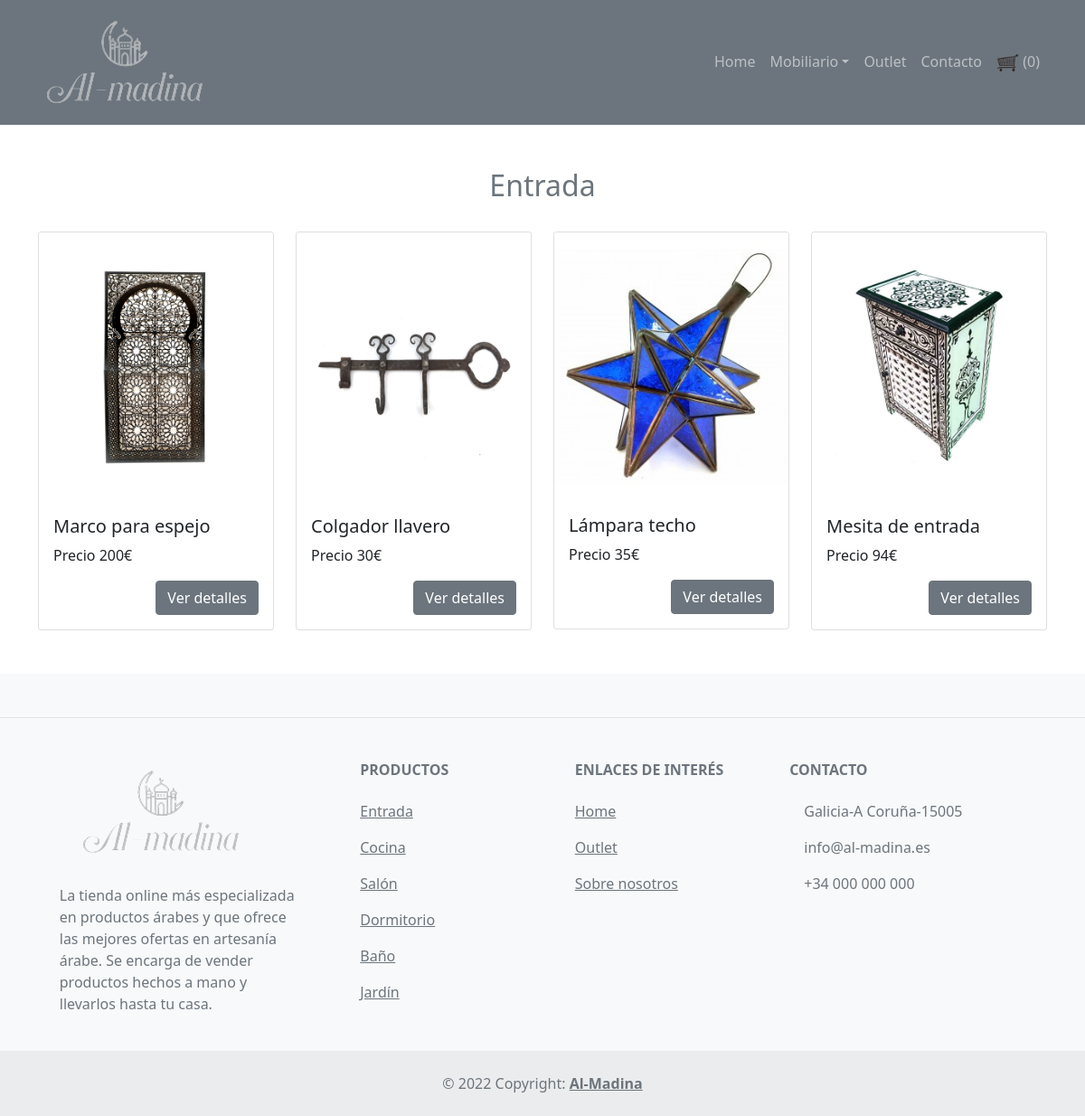
The page / on the database its author committed.
### tables this page shows
CREATE TABLE `products` (
  `PID` int(10) UNSIGNED NOT NULL,
  `PRODUCT` varchar(45) NOT NULL DEFAULT '',
  `PRICE` double DEFAULT NULL,
  `IMAGE` varchar(45) NOT NULL DEFAULT '',
  `DESCRIPTION` text DEFAULT NULL
);

### index.php (the view, shortened to what this page needs)
<?php
include "config.php";
$data=[];
$sql="select * from products";
$res=$con->query($sql);
if($res->num_rows>0){
	while($row=$res->fetch_assoc()){
		$data[]=$row;
	}
}
?>
<html>
<head>
	<link rel="stylesheet" href="https://maxcdn.bootstrapcdn.com/bootstrap/4.0.0/css/bootstrap.min.css">
</head>
<body>
	<?php include "navbar.php"; ?>
	<div class='container mt-5 pb-5'>
		<h2 class='text-muted mb-4 text-center'>Entrada</h2>
		<div class='row'>
			<?php foreach($data as $row): ?>
				<div class='col-md-3 mt-2'>
					<div class="card">
						<img class="card-img-top" src="images/<?php echo $row["IMAGE"]; ?>" >
						<div class="card-body">
							<h5 class="card-title"><?php echo $row["PRODUCT"]; ?></h5>
							<p class="card-text">
								Precio <?php echo $row["PRICE"]; ?>€
							</p>
							<a href="view_details.php?id=<?php echo $row["PID"]; ?>" class='btn btn-secondary float-right' >Ver detalles</a>
						</div>
					</div>
				</div>
			<?php endforeach; ?>
		</div>
	</div>
	<footer class="text-center text-lg-start bg-light text-muted">
		<section class="d-flex justify-content-center justify-content-lg-between p-4 border-bottom">
		</section>
		<section class="">
			<div class="container text-center text-md-start mt-5">
				<div class="row mt-3">
					<div class="col-md-3 col-lg-4 col-xl-3 mx-auto mb-4">
						<h6 class="text-uppercase fw-bold mb-4">
							<i class="fas fa-gem me-3"></i><img src="images/logo1.png">
						</h6>
						<p>
							La tienda online más especializada en productos árabes y que ofrece las mejores ofertas en artesanía árabe. Se encarga de vender productos hechos a mano y llevarlos hasta tu casa.
						</p>
					</div>
					<div class="col-md-2 col-lg-2 col-xl-2 mx-auto mb-4">
						<h6 class="text-uppercase fw-bold mb-4">
							Productos
						</h6>
						<p>
							<a href="index.php" class="text-reset">Entrada</a>
						</p>
						<p>
							<a href="cocina.php" class="text-reset">Cocina</a>
						</p>
						<p>
							<a href="salon.php" class="text-reset">Salón</a>
						</p>
						<p>
							<a href="dormitorio.php" class="text-reset">Dormitorio</a>
						</p>
						<p>
							<a href="baño.php" class="text-reset">Baño</a>
						</p>
						<p>
							<a href="jardin.php" class="text-reset">Jardín</a>
						</p>
					</div>
					<div class="col-md-3 col-lg-2 col-xl-2 mx-auto mb-4">
						<h6 class="text-uppercase fw-bold mb-4">
							Enlaces de interés
						</h6>
						<p>
							<a href="home.php" class="text-reset">Home</a>
						</p>
						<p>
							<a href="outlet.php" class="text-reset">Outlet</a>
						</p>
						<p>
							<a href="#" class="text-reset">Sobre nosotros</a>
						</p>
					</div>
					<div class="col-md-4 col-lg-3 col-xl-3 mx-auto mb-md-0 mb-4">
						<h6 class="text-uppercase fw-bold mb-4">Contacto</h6>
						<p><i class="fas fa-home me-3"></i>Galicia-A Coruña-15005</p>
						<p>
							info@al-madina.es
						</p>
						<p><i class="fas fa-phone me-3"></i> +34 000 000 000</p>
					</div>
				</div>
			</div>
		</section>
		<div class="text-center p-4" style="background-color: rgba(0, 0, 0, 0.05);">
			© 2022 Copyright:
			<a class="text-reset fw-bold" href="home.php">Al-Madina</a>
		</div>
	</footer>
</body>
</html>

### rows shown on the page
products: IMAGE (picture), PRODUCT "Marco para espejo", PRICE "200"
products: IMAGE (picture), PRODUCT "Colgador llavero", PRICE "30"
products: IMAGE (picture), PRODUCT "Lámpara techo", PRICE "35"
products: IMAGE (picture), PRODUCT "Mesita de entrada", PRICE "94"

### other values the page prints
$cart->get_cart_count() "0"
